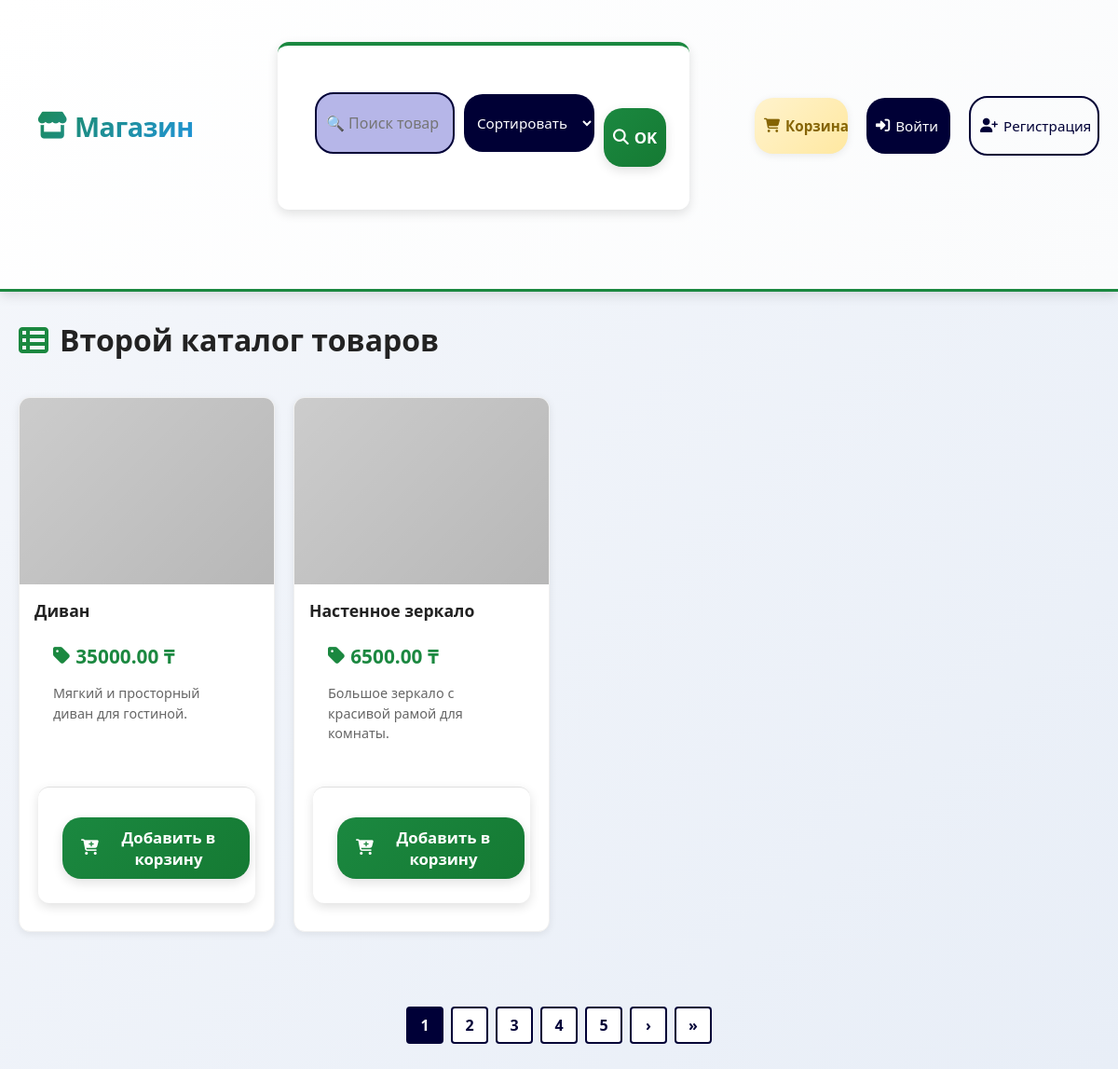
Page /storeProducts/products-second/ on the committed database.
### storeProducts/models.py (models this page shows, shortened)
class Product(models.Model):
	name = models.CharField(max_length=200)
	description = models.TextField(blank=True)
	price = models.DecimalField(max_digits=10, decimal_places=2)
	image_url = models.URLField(blank=True)
	created_at = models.DateTimeField(auto_now_add=True)
	class Meta:
		ordering = ['-created_at']

### storeProducts/views.py (the view)
# urls.py: path('products-second/', views.product_list_second, name='product_list_second'),
def product_list_second(request):
    q = request.GET.get('q', '').strip()
    sort = request.GET.get('sort', '')
    products = Product.objects.all()
    if q:
        products = products.filter(name__icontains=q) | products.filter(description__icontains=q)
    if sort == 'price_asc':
        products = products.order_by('price')
    elif sort == 'price_desc':
        products = products.order_by('-price')
    elif sort == 'name':
        products = products.order_by('name')
    paginator = Paginator(products, 2)
    page_number = request.GET.get('page')
    page_obj = paginator.get_page(page_number)
    return render(request, 'products/second.html', {
        'page_obj': page_obj,
        'products': page_obj.object_list,
        'q': q,
        'sort': sort,
        'paginator': paginator
    })

### storeProducts/templates/products/second.html (shortened to what this page needs)
{% extends 'products/base.html' %}
{% block content %}
<h1><i class="fas fa-th-list"></i> Второй каталог товаров</h1>
<div class="grid" style="grid-template-columns: repeat(auto-fill, minmax(250px, 1fr)); gap: 20px;">
  {% for product in products %}
  <div class="card">
    <a href="{{ product.pk }}/">
      <div class="card-image" style="background-image: url('{{ product.image_url|default:'https://via.placeholder.com/300' }}')"></div>
      <div class="card-body">
        <h3>{{ product.name }}</h3>
        <p class="price"><i class="fas fa-tag"></i> {{ product.price }} ₸</p>
        <p class="desc">{{ product.description|truncatechars:100 }}</p>
      </div>
    </a>
    <form method="post" action="{% url 'storeProducts:add_to_cart' product.pk %}">
      <button type="submit" style="margin-bottom: 10px; margin-left: 10px; padding: 10px 20px; background-color: rgb(0, 0, 55); border-radius: 20px; border-style: none; color: white;"><i class="fas fa-cart-plus"></i> Добавить в корзину</button>
    </form>
  </div>
  {% empty %}
  <p>Товаров пока нет.</p>
  {% endfor %}
</div>
<div class="pagination-bottom" style="margin: 50px 0 30px 0; text-align: center; display: flex; justify-content: center; gap: 8px; flex-wrap: wrap;">
  {% for num in page_obj.paginator.page_range %}
    {% if page_obj.number == num %}
      <span class="page-btn active" style="background-color: rgb(0, 0, 55); color: white; cursor: default;">{{ num }}</span>
    {% else %}
      <a href="?page={{ num }}&q={{ q }}&sort={{ sort }}" class="page-btn">{{ num }}</a>
    {% endif %}
  {% endfor %}
  {% if page_obj.has_next %}
    <a href="?page={{ page_obj.next_page_number }}&q={{ q }}&sort={{ sort }}" class="page-btn" title="Следующая">›</a>
    <a href="?page={{ page_obj.paginator.num_pages }}&q={{ q }}&sort={{ sort }}" class="page-btn" title="Последняя">»</a>
  {% endif %}
</div>
{% endblock %}

### storeProducts/static/storeProducts/css/styles.css (style rules this page uses)
* { box-sizing: border-box; font-family: 'Segoe UI', Roboto, 'Helvetica Neue', Arial, sans-serif; }
:root { --primary-color: #1b8840; --primary-dark: #157a33; --secondary-color: #2196F3; --accent-color: #FF6B35; --success-color: #4CAF50; --danger-color: #ff4444; --warning-color: #FF9800; --light-bg: #f5f7fb; --card-bg: #ffffff; --text-primary: #222; --text-secondary: #666; --border-color: #e0e0e0; --shadow-sm: 0 2px 8px rgba(0, 0, 0, 0.08); --shadow-md: 0 4px 12px rgba(0, 0, 0, 0.12); --shadow-lg: 0 8px 24px rgba(0, 0, 0, 0.15); }
body { background: linear-gradient(135deg, #f5f7fb 0%, #e8eef7 100%); color: var(--text-primary); margin: 0; padding: 0; min-height: 100vh; }
h1 { margin: 30px 0 10px 0; padding: 0 20px; font-size: 2rem; color: var(--text-primary); display: flex; align-items: center; gap: 12px; }
h1 i { color: var(--primary-color); }
.grid { display: grid; grid-template-columns: repeat(auto-fill, minmax(240px, 1fr)); gap: 24px; padding: 30px 20px; }
.card { background: var(--card-bg); border-radius: 12px; overflow: hidden; box-shadow: var(--shadow-sm); text-decoration: none; transition: all 0.3s cubic-bezier(0.34, 1.56, 0.64, 1); border: 1px solid #f0f0f0; display: flex; flex-direction: column; }
.card a { color: inherit; text-decoration: none; display: flex; flex-direction: column; flex: 1; }
.card-image { height: 200px; background-size: cover; background-position: center; position: relative; overflow: hidden; }
.card-image::after { content: ''; position: absolute; top: 0; left: 0; right: 0; bottom: 0; background: linear-gradient(135deg, transparent, rgba(0,0,0,0.1)); }
.card-body { padding: 16px; flex: 1; display: flex; flex-direction: column; }
.card-body h3 { margin: 0 0 10px; font-size: 1.1rem; color: var(--text-primary); line-height: 1.4; }
.price { color: var(--primary-color); font-weight: 700; font-size: 1.3rem; margin: 10px 0 12px; display: flex; align-items: center; gap: 6px; }
.desc { color: var(--text-secondary); font-size: 0.9rem; line-height: 1.5; margin: 0; flex: 1; }
.card form { padding: 12px 16px 16px; border-top: 1px solid var(--border-color); }
.card button { width: 100%; background: linear-gradient(135deg, var(--primary-color), var(--primary-dark)); color: white; border: none; padding: 12px; border-radius: 6px; cursor: pointer; font-weight: 600; transition: all 0.3s; display: flex; align-items: center; justify-content: center; gap: 8px; box-shadow: var(--shadow-sm); }
form { background: var(--card-bg); padding: 40px; border-radius: 12px; box-shadow: var(--shadow-md); margin: 30px 20px; max-width: 500px; border-top: 4px solid var(--primary-color); }
form button[type="submit"] { width: 100%; background: linear-gradient(135deg, var(--primary-color), var(--primary-dark)); color: white; border: none; padding: 14px; border-radius: 8px; cursor: pointer; font-weight: 700; font-size: 1.05rem; transition: all 0.3s; margin-top: 20px; box-shadow: var(--shadow-md); }
p { padding: 0 20px; margin: 15px 0; line-height: 1.6; }

### storeProducts/templates/products/second.html (style rules this page uses)
.page-btn { display: inline-flex; align-items: center; justify-content: center; width: 40px; height: 40px; padding: 0; background-color: white; border: 2px solid rgb(0, 0, 55); color: rgb(0, 0, 55); text-decoration: none; border-radius: 4px; font-weight: bold; transition: all 0.3s; cursor: pointer; }
.page-btn.active { background-color: rgb(0, 0, 55); color: white; border-color: rgb(0, 0, 55); }

### rows in the picture
Product: name "Диван", price "35000.00", description "Мягкий и просторный диван для гостиной."
Product: name "Настенное зеркало", price "6500.00", description "Большое зеркало с красивой рамой для комнаты."

### other values in the picture
{{ num }} "1"
{{ num }} "2" "3" "4" "5"
